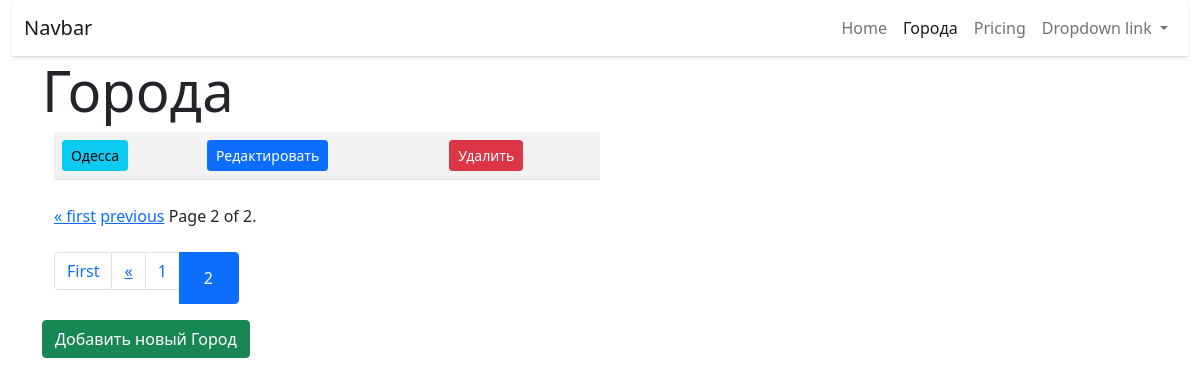
/cities/?page=3, run on an earlier commit of the app's database.
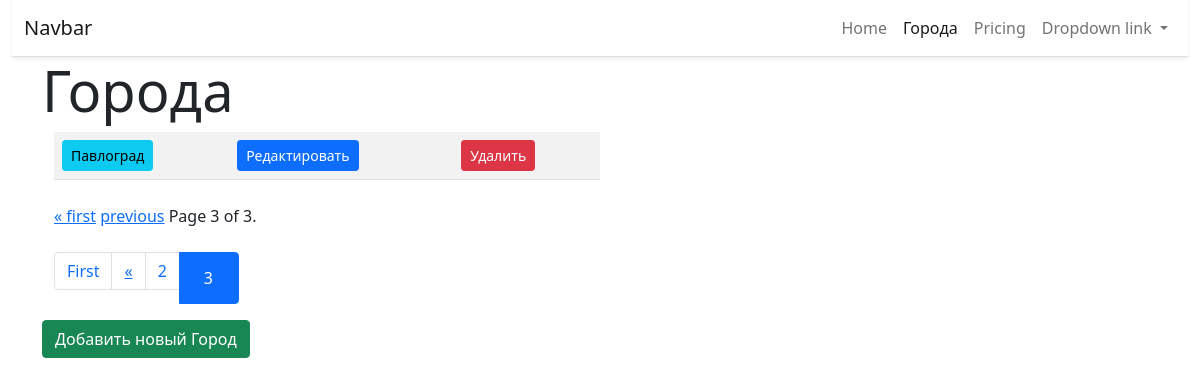
And on a later commit of the database.
### cities/models.py (models this page shows, shortened)
class City(models.Model):
    name = models.CharField(max_length=100, unique=True, verbose_name='Город')
    class Meta:
        verbose_name = 'Город'
        verbose_name_plural = 'Города'
        ordering = ['name']

### cities/views.py (the view)
# urls.py: path('', home, name='home'),
def home(request):
    cities = City.objects.all()
    paginator = Paginator(cities, 2)
    page = request.GET.get('page')
    cities = paginator.get_page(page)
    return render(request, 'cities/home.html', {'objects_list': cities,})

### cities/templates/cities/home.html (shortened to what this page needs)
{% extends "base.html" %}
{% block content %}
<h1 class="display-4">Города</h1>
    <div class="container-fluid">
        <div class="col-md-6 table-responsive">
        <table class="table table-striped table-active">
        <tbody>
            {% for object in objects_list %}
                <tr>
                <td><a href="{% url 'city:detail' pk=object.pk %}"><button type="button" class="btn btn-info btn-sm">{{ object.name }}</button></a> </td>
                <td><a href="{% url 'city:update' pk=object.pk %}"><button type="button" class="btn btn-primary btn-sm">Редактировать</button></a> </td>
                <td><a href="{% url 'city:delete' pk=object.pk %}"><button type="button" class="btn btn-danger btn-sm">Удалить</button></a> </td>
            {% endfor %}
            </tr>
        </tbody>
        </table>
        <div class="pagination my-4">
            <span class="step-links">
            {% if objects_list.has_previous %}
                <a href="?page=1">&laquo; first</a>
                <a href="?page={{ objects_list.previous_page_number }}">previous</a>
            {% endif %}
            <span class="current">
                Page {{ objects_list.number }} of {{ objects_list.paginator.num_pages }}.
            </span>
        </span>
        </div>
        <nav aria-label="...">
  <ul class="pagination">
      {% if objects_list.has_previous %}
      <li class="page-item ">
      <a class="page-link" href="?page=1">First</a>
    </li>
    <li class="page-item">
        <span class="page-link"><a href="?page={{ objects_list.previous_page_number }}"> &laquo; </a></span>
    </li>
      {% endif %}
    {% if objects_list.has_previous %}
    <li class="page-item"><a class="page-link" href="?page={{  objects_list.previous_page_number }}">{{  objects_list.previous_page_number }}</a></li>
    {% endif %}
      <li class="page-item active" aria-current="page">
      <span class="page-link"><a class="page-link " href="?page={{  objects_list.number }}">{{  objects_list.number }}</a></span>
    </li>
  </ul>
</nav>
        </div>
    </div>
    <div>
    <div class="row">
        <a href="{% url 'city:add' %}"><button type="button" class="btn btn-success">Добавить новый Город</button></a>
    </div>
    </div>
{% endblock %}

What changed in the data, as far as the page shows it:
no longer on this page (row unchanged): City: name "Одесса"
added City: name "Павлоград"
Also different on the page:
{{ objects_list.number }}: "2" → "3"
{{ objects_list.paginator.num_pages }}: "2" → "3"
{{ objects_list.previous_page_number }}: "1" → "2"
